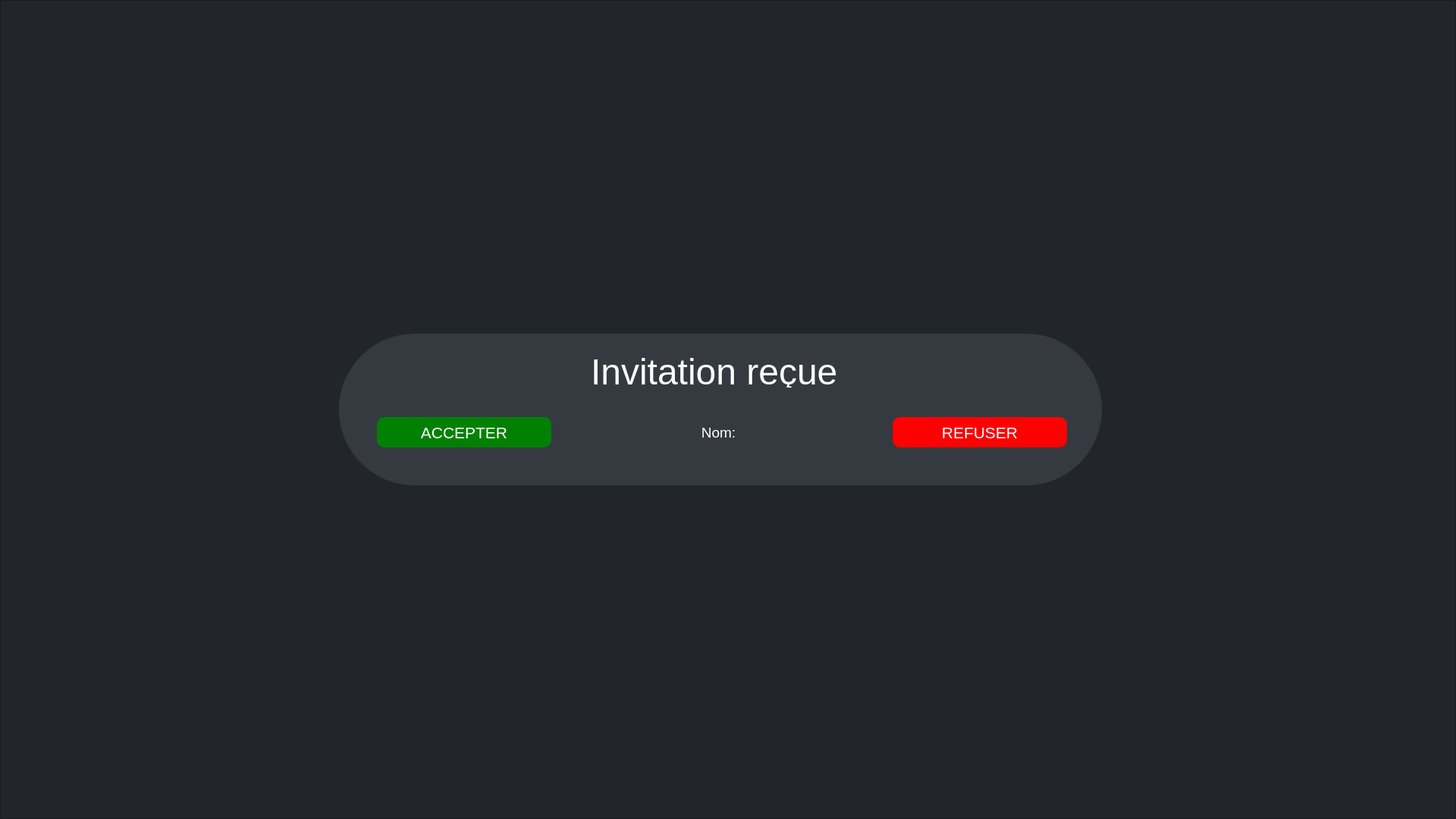
     <widget class="QFrame" name="frame_deco_friend_request">
      <property name="geometry">
       <rect>
        <x>0</x>
        <y>0</y>
        <width>1920</width>
        <height>1080</height>
       </rect>
      </property>
      <property name="styleSheet">
       <string notr="true">background: rgba( 33, 37, 41, 95% );</string>
      </property>
      <property name="frameShape">
       <enum>QFrame::StyledPanel</enum>
      </property>
      <property name="frameShadow">
       <enum>QFrame::Raised</enum>
      </property>
      <widget class="QFrame" name="frame_deco_interieur_friend_request">
       <property name="geometry">
        <rect>
         <x>447</x>
         <y>440</y>
         <width>1006</width>
         <height>200</height>
        </rect>
       </property>
       <property name="styleSheet">
        <string notr="true">background: rgba( 52, 58, 64, 100% );
border-radius: 100px;</string>
       </property>
       <property name="frameShape">
        <enum>QFrame::StyledPanel</enum>
       </property>
       <property name="frameShadow">
        <enum>QFrame::Raised</enum>
       </property>
       <widget class="QLabel" name="label_titre_invitation">
        <property name="geometry">
         <rect>
          <x>332</x>
          <y>30</y>
          <width>341</width>
          <height>41</height>
         </rect>
        </property>
        <property name="font">
         <font>
          <pointsize>36</pointsize>
         </font>
        </property>
        <property name="styleSheet">
         <string notr="true">color: white;</string>
        </property>
        <property name="text">
         <string>Invitation reçue</string>
        </property>
       </widget>
       <widget class="QLabel" name="label_name_friend_request">
        <property name="geometry">
         <rect>
          <x>320</x>
          <y>110</y>
          <width>361</width>
          <height>41</height>
         </rect>
        </property>
        <property name="font">
         <font>
          <pointsize>14</pointsize>
         </font>
        </property>
        <property name="layoutDirection">
         <enum>Qt::LeftToRight</enum>
        </property>
        <property name="styleSheet">
         <string notr="true">color: white;</string>
        </property>
        <property name="frameShape">
         <enum>QFrame::NoFrame</enum>
        </property>
        <property name="text">
         <string>Nom:</string>
        </property>
        <property name="textFormat">
         <enum>Qt::PlainText</enum>
        </property>
        <property name="alignment">
         <set>Qt::AlignCenter</set>
        </property>
       </widget>
       <widget class="QPushButton" name="btn_accept_friend_request">
        <property name="geometry">
         <rect>
          <x>50</x>
          <y>110</y>
          <width>230</width>
          <height>40</height>
         </rect>
        </property>
        <property name="font">
         <font>
          <pointsize>16</pointsize>
         </font>
        </property>
        <property name="cursor">
         <cursorShape>PointingHandCursor</cursorShape>
        </property>
        <property name="styleSheet">
         <string notr="true">QPushButton {
	background:  green;
	color: white;
	border: none;
	border-radius: 10px;
}</string>
        </property>
        <property name="text">
         <string>ACCEPTER</string>
        </property>
       </widget>
       <widget class="QPushButton" name="btn_decline_friend_request">
        <property name="geometry">
         <rect>
          <x>730</x>
          <y>110</y>
          <width>230</width>
          <height>40</height>
         </rect>
        </property>
        <property name="font">
         <font>
          <pointsize>16</pointsize>
         </font>
        </property>
        <property name="cursor">
         <cursorShape>PointingHandCursor</cursorShape>
        </property>
        <property name="styleSheet">
         <string notr="true">QPushButton {
	background:  red;
	color: white;
	border: none;
	border-radius: 10px;
}</string>
        </property>
        <property name="text">
         <string>REFUSER</string>
        </property>
       </widget>
      </widget>
     </widget>
